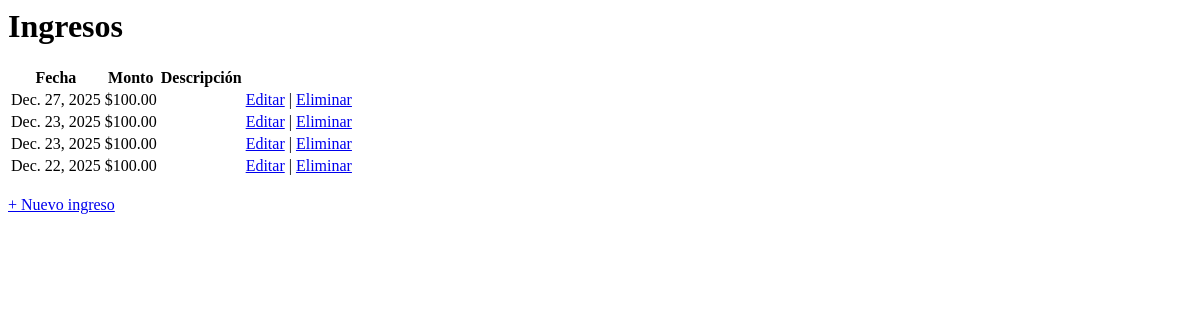
/ingresos/, run on an earlier commit of the app's database.
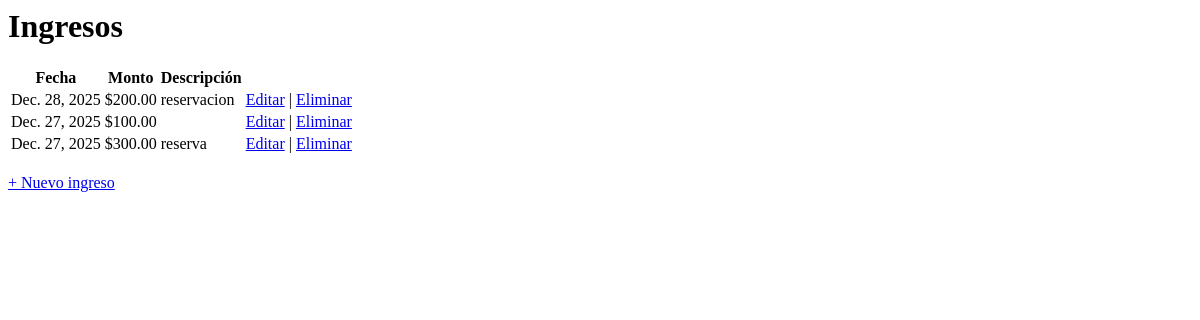
And on a later commit of the database.
### core/models.py (models this page shows, shortened)
class Ingreso(models.Model):
    propiedad = models.ForeignKey(Propiedad, on_delete=models.CASCADE)
    monto_bruto = models.DecimalField(max_digits=10, decimal_places=2)
    comision = models.DecimalField(max_digits=10, decimal_places=2)
    descripcion = models.CharField(max_length=255, blank=True)
    fecha = models.DateField()
    plataforma = models.CharField(max_length=50)
    creado_por = models.ForeignKey(User, on_delete=models.CASCADE)
    creado_en = models.DateTimeField(auto_now_add=True)

### core/views.py (the view)
# urls.py: path("ingresos/", views.lista_ingresos, name="lista_ingresos"),
def lista_ingresos(request):
    ingresos = Ingreso.objects.all().order_by("-fecha")
    return render(request, "core/lista_ingresos.html", {
        "ingresos": ingresos
    })

### core/templates/core/lista_ingresos.html (shortened to what this page needs)
{% load static %}
<link rel="stylesheet" href="{% static 'core/styles.css' %}">
<h1>Ingresos</h1>
<table>
    <thead>
        <tr>
            <th>Fecha</th>
            <th>Monto</th>
            <th>Descripción</th>
        </tr>
    </thead>
    <tbody>
        {% for ingreso in ingresos %}
        <tr>
            <td>{{ ingreso.fecha }}</td>
            <td>${{ ingreso.monto_bruto }}</td>
            <td>{{ ingreso.descripcion }}</td>
            <td>
                <a href="{% url 'editar_ingreso' ingreso.id %}">Editar</a>
                |
                <a href="{% url 'eliminar_ingreso' ingreso.id %}">Eliminar</a>
            </td>
        </tr>
        {% empty %}
        <tr>
            <td colspan="3">No hay ingresos registrados</td>
        </tr>
        {% endfor %}
    </tbody>
</table>
<a href="{% url 'crear_ingreso' %}">+ Nuevo ingreso</a>

What changed in the data, as far as the page shows it:
removed Ingreso: fecha "Dec. 23, 2025", monto_bruto "100.00"
removed Ingreso: fecha "Dec. 23, 2025", monto_bruto "100.00"
removed Ingreso: fecha "Dec. 22, 2025", monto_bruto "100.00"
added Ingreso: fecha "Dec. 28, 2025", monto_bruto "200.00", descripcion "reservacion"
added Ingreso: fecha "Dec. 27, 2025", monto_bruto "300.00", descripcion "reserva"
